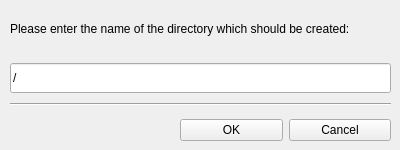
<?xml version="1.0" encoding="UTF-8"?>
<ui version="4.0">
 <class>createFolderWindow</class>
 <widget class="QMainWindow" name="createFolderWindow">
  <property name="geometry">
   <rect>
    <x>0</x>
    <y>0</y>
    <width>400</width>
    <height>150</height>
   </rect>
  </property>
  <property name="minimumSize">
   <size>
    <width>400</width>
    <height>150</height>
   </size>
  </property>
  <property name="maximumSize">
   <size>
    <width>400</width>
    <height>150</height>
   </size>
  </property>
  <property name="windowTitle">
   <string>Create Directory</string>
  </property>
  <widget class="QWidget" name="centralwidget">
   <widget class="QWidget" name="verticalLayoutWidget">
    <property name="geometry">
     <rect>
      <x>0</x>
      <y>0</y>
      <width>401</width>
      <height>111</height>
     </rect>
    </property>
    <layout class="QVBoxLayout" name="verticalLayout">
     <property name="spacing">
      <number>10</number>
     </property>
     <property name="leftMargin">
      <number>10</number>
     </property>
     <property name="topMargin">
      <number>5</number>
     </property>
     <property name="rightMargin">
      <number>10</number>
     </property>
     <property name="bottomMargin">
      <number>5</number>
     </property>
     <item>
      <widget class="QLabel" name="lbCreateDirectory">
       <property name="font">
        <font>
         <pointsize>9</pointsize>
         <underline>false</underline>
         <strikeout>false</strikeout>
         <stylestrategy>PreferDefault</stylestrategy>
         <kerning>true</kerning>
        </font>
       </property>
       <property name="inputMethodHints">
        <set>Qt::ImhNone</set>
       </property>
       <property name="lineWidth">
        <number>2</number>
       </property>
       <property name="midLineWidth">
        <number>2</number>
       </property>
       <property name="text">
        <string>Please enter the name of the directory which should be created:</string>
       </property>
       <property name="textFormat">
        <enum>Qt::AutoText</enum>
       </property>
       <property name="scaledContents">
        <bool>false</bool>
       </property>
       <property name="wordWrap">
        <bool>true</bool>
       </property>
      </widget>
     </item>
     <item>
      <widget class="QLineEdit" name="inputCreateDirectory">
       <property name="minimumSize">
        <size>
         <width>0</width>
         <height>30</height>
        </size>
       </property>
       <property name="text">
        <string>/</string>
       </property>
      </widget>
     </item>
     <item>
      <widget class="Line" name="line">
       <property name="orientation">
        <enum>Qt::Horizontal</enum>
       </property>
      </widget>
     </item>
    </layout>
   </widget>
   <widget class="QWidget" name="horizontalLayoutWidget">
    <property name="geometry">
     <rect>
      <x>170</x>
      <y>110</y>
      <width>231</width>
      <height>41</height>
     </rect>
    </property>
    <layout class="QHBoxLayout" name="horizontalLayout">
     <property name="leftMargin">
      <number>10</number>
     </property>
     <property name="rightMargin">
      <number>10</number>
     </property>
     <item>
      <widget class="QPushButton" name="btnOK">
       <property name="text">
        <string>OK</string>
       </property>
      </widget>
     </item>
     <item>
      <widget class="QPushButton" name="btnCancel">
       <property name="text">
        <string>Cancel</string>
       </property>
      </widget>
     </item>
    </layout>
   </widget>
  </widget>
 </widget>
 <resources/>
 <connections/>
</ui>
